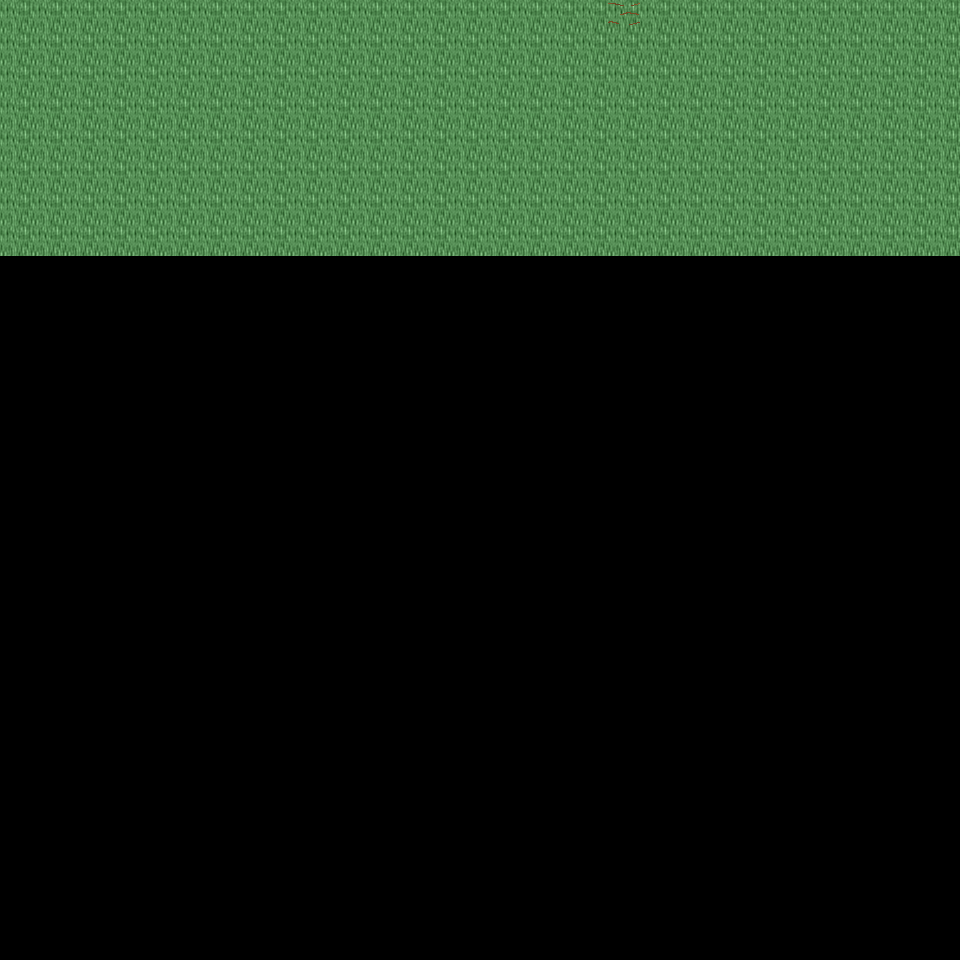

This is a level from a 2D game, rendered from its Tiled map with the project's own tilesets. A one-line summary and the map file follow, with tile-layer data summarised:
An orthogonal 30x30 tile map with 32x32 px tiles, 6 tile layers (Ground, Object, Object2, Above, ...), 50 tilesets and 3 objects (3x mapExit).

<map version="1.0" orientation="orthogonal" renderorder="right-down" width="30" height="30" tilewidth="32" tileheight="32" nextobjectid="4">
  <tileset firstgid="1" name="tileset_ground_ground" tilewidth="32" tileheight="32" tilecount="33" columns="3">
    <image source="../drawable/tileset_ground_ground.png" width="96" height="352" />
  </tileset>
  <tileset firstgid="34" name="tileset_building_castle" tilewidth="32" tileheight="32" tilecount="320" columns="20">
    <image source="../drawable/tileset_building_castle.png" width="640" height="512" />
  </tileset>
  <tileset firstgid="354" name="tileset_furniture_carpet_carpets_2" tilewidth="32" tileheight="32" tilecount="20" columns="4">
    <image source="../drawable/tileset_furniture_carpet_carpets_2.png" width="128" height="160" />
  </tileset>
  <tileset firstgid="374" name="tileset_ground_indoor_tiles" tilewidth="32" tileheight="32" tilecount="8" columns="2">
    <image source="../drawable/tileset_ground_indoor_tiles.png" width="64" height="128" />
  </tileset>
  <tileset firstgid="382" name="tileset_building_entrance_int_iron_bars" tilewidth="32" tileheight="32" tilecount="12" columns="3">
    <image source="../drawable/tileset_building_entrance_int_iron_bars.png" width="96" height="128" />
  </tileset>
  <tileset firstgid="394" name="tileset_plant_bush_hedge" tilewidth="32" tileheight="32" tilecount="35" columns="5">
    <image source="../drawable/tileset_plant_bush_hedge.png" width="160" height="224" />
  </tileset>
  <tileset firstgid="429" name="tileset_building_church" tilewidth="32" tileheight="32" tilecount="56" columns="8">
    <image source="../drawable/tileset_building_church.png" width="256" height="224" />
  </tileset>
  <tileset firstgid="485" name="tileset_logic_collision" tilewidth="32" tileheight="32" tilecount="1" columns="1">
    <image source="../drawable/tileset_logic_collision.png" width="32" height="32" />
  </tileset>
  <tileset firstgid="486" name="tileset_logic_item_vegetable" tilewidth="32" tileheight="32" tilecount="16" columns="8">
    <image source="../drawable/tileset_logic_item_vegetable.png" width="256" height="64" />
  </tileset>
  <tileset firstgid="502" name="tileset_ground_rock_rocks" tilewidth="32" tileheight="32" tilecount="4" columns="2">
    <image source="../drawable/tileset_ground_rock_rocks.png" width="64" height="64" />
  </tileset>
  <tileset firstgid="506" name="tileset_item_corpse_huge_animal" tilewidth="32" tileheight="32" tilecount="16" columns="2">
    <image source="../drawable/tileset_item_corpse_huge_animal.png" width="64" height="256" />
  </tileset>
  <tileset firstgid="522" name="tileset_plant_tree_dead_tree_4" tilewidth="32" tileheight="32" tilecount="20" columns="4">
    <image source="../drawable/tileset_plant_tree_dead_tree_4.png" width="128" height="160" />
  </tileset>
  <tileset firstgid="542" name="tileset_logic_creature_undead" tilewidth="32" tileheight="32" tilecount="16" columns="8">
    <image source="../drawable/tileset_logic_creature_undead.png" width="256" height="64" />
  </tileset>
  <tileset firstgid="558" name="tileset_plant_tree_dead_tree_2" tilewidth="32" tileheight="32" tilecount="20" columns="4">
    <image source="../drawable/tileset_plant_tree_dead_tree_2.png" width="128" height="160" />
  </tileset>
  <tileset firstgid="578" name="tileset_item_gothic_headstone_2" tilewidth="32" tileheight="32" tilecount="3" columns="1">
    <image source="../drawable/tileset_item_gothic_headstone_2.png" width="32" height="96" />
  </tileset>
  <tileset firstgid="581" name="tileset_building_house_3" tilewidth="32" tileheight="32" tilecount="48" columns="6">
    <image source="../drawable/tileset_building_house_3.png" width="192" height="256" />
  </tileset>
  <tileset firstgid="629" name="tileset_object_scarecrow" tilewidth="32" tileheight="32" tilecount="2" columns="1">
    <image source="../drawable/tileset_object_scarecrow.png" width="32" height="64" />
  </tileset>
  <tileset firstgid="631" name="tileset_plant_tree_fall_trees" tilewidth="32" tileheight="32" tilecount="40" columns="8">
    <image source="../drawable/tileset_plant_tree_fall_trees.png" width="256" height="160" />
  </tileset>
  <tileset firstgid="671" name="tileset_logic_creature_undead_fallen" tilewidth="32" tileheight="32" tilecount="16" columns="8">
    <image source="../drawable/tileset_logic_creature_undead_fallen.png" width="256" height="64" />
  </tileset>
  <tileset firstgid="687" name="tileset_building_decoration_orbpedestal" tilewidth="32" tileheight="32" tilecount="2" columns="1">
    <image source="../drawable/tileset_building_decoration_orbpedestal.png" width="32" height="64" />
  </tileset>
  <tileset firstgid="689" name="tileset_ground_rock_rocks_3" tilewidth="32" tileheight="32" tilecount="16" columns="4">
    <image source="../drawable/tileset_ground_rock_rocks_3.png" width="128" height="128" />
  </tileset>
  <tileset firstgid="705" name="tileset_plant_tree_chestnut_tree" tilewidth="32" tileheight="32" tilecount="20" columns="4">
    <image source="../drawable/tileset_plant_tree_chestnut_tree.png" width="128" height="160" />
  </tileset>
  <tileset firstgid="725" name="tileset_plant_stump_hollow_logs" tilewidth="32" tileheight="32" tilecount="6" columns="3">
    <image source="../drawable/tileset_plant_stump_hollow_logs.png" width="96" height="64" />
  </tileset>
  <tileset firstgid="731" name="tileset_logic_creature_golem" tilewidth="32" tileheight="32" tilecount="4" columns="4">
    <image source="../drawable/tileset_logic_creature_golem.png" width="128" height="32" />
  </tileset>
  <tileset firstgid="735" name="tileset_ground_grass_edges" tilewidth="32" tileheight="32" tilecount="36" columns="12">
    <image source="../drawable/tileset_ground_grass_edges.png" width="384" height="96" />
  </tileset>
  <tileset firstgid="771" name="tileset_ground_grass_corners" tilewidth="32" tileheight="32" tilecount="24" columns="6">
    <image source="../drawable/tileset_ground_grass_corners.png" width="192" height="128" />
  </tileset>
  <tileset firstgid="795" name="tileset_ground_water_pool" tilewidth="32" tileheight="32" tilecount="72" columns="3">
    <image source="../drawable/tileset_ground_water_pool.png" width="96" height="768" />
  </tileset>
  <tileset firstgid="867" name="tileset_ground_earth_edges" tilewidth="32" tileheight="32" tilecount="18" columns="6">
    <image source="../drawable/tileset_ground_earth_edges.png" width="192" height="96" />
  </tileset>
  <tileset firstgid="885" name="tileset_logic_creature_ent" tilewidth="32" tileheight="32" tilecount="4" columns="4">
    <image source="../drawable/tileset_logic_creature_ent.png" width="128" height="32" />
  </tileset>
  <tileset firstgid="889" name="tileset_plant_leaves" tilewidth="32" tileheight="32" tilecount="8" columns="4">
    <image source="../drawable/tileset_plant_leaves.png" width="128" height="64" />
  </tileset>
  <tileset firstgid="897" name="tileset_object_well_hoist" tilewidth="32" tileheight="32" tilecount="9" columns="3">
    <image source="../drawable/tileset_object_well_hoist.png" width="96" height="96" />
  </tileset>
  <tileset firstgid="906" name="tileset_building_stairs_grey_stone_stairs_down" tilewidth="32" tileheight="32" tilecount="6" columns="3">
    <image source="../drawable/tileset_building_stairs_grey_stone_stairs_down.png" width="96" height="64" />
  </tileset>
  <tileset firstgid="912" name="tileset_ground_green_paving" tilewidth="32" tileheight="32" tilecount="18" columns="3">
    <image source="../drawable/tileset_ground_green_paving.png" width="96" height="192" />
  </tileset>
  <tileset firstgid="930" name="tileset_plant_tree_tree_darkgreen" tilewidth="32" tileheight="32" tilecount="88" columns="8">
    <image source="../drawable/tileset_plant_tree_tree_darkgreen.png" width="256" height="352" />
  </tileset>
  <tileset firstgid="1018" name="tileset_light_dim_light_7x5" tilewidth="32" tileheight="32" tilecount="35" columns="7">
    <image source="../drawable/tileset_light_dim_light_7x5.png" width="224" height="160" />
  </tileset>
  <tileset firstgid="1053" name="tileset_furniture_light_lamp_bronze" tilewidth="32" tileheight="32" tilecount="3" columns="1">
    <image source="../drawable/tileset_furniture_light_lamp_bronze.png" width="32" height="96" />
  </tileset>
  <tileset firstgid="1056" name="tileset_light_light_5x5" tilewidth="32" tileheight="32" tilecount="25" columns="5">
    <image source="../drawable/tileset_light_light_5x5.png" width="160" height="160" />
  </tileset>
  <tileset firstgid="1081" name="tileset_plant_tree_pine_tree" tilewidth="32" tileheight="32" tilecount="20" columns="4">
    <image source="../drawable/tileset_plant_tree_pine_tree.png" width="128" height="160" />
  </tileset>
  <tileset firstgid="1101" name="tileset_plant_tree_pine_tree_1" tilewidth="32" tileheight="32" tilecount="20" columns="4">
    <image source="../drawable/tileset_plant_tree_pine_tree_1.png" width="128" height="160" />
  </tileset>
  <tileset firstgid="1121" name="tileset_furniture_chair_bench_wooden" tilewidth="32" tileheight="32" tilecount="8" columns="2">
    <image source="../drawable/tileset_furniture_chair_bench_wooden.png" width="64" height="128" />
  </tileset>
  <tileset firstgid="1129" name="tileset_plant_flower_flowers_mixed" tilewidth="32" tileheight="32" tilecount="16" columns="4">
    <image source="../drawable/tileset_plant_flower_flowers_mixed.png" width="128" height="128" />
  </tileset>
  <tileset firstgid="1145" name="tileset_building_thatched_roof_cottage1" tilewidth="32" tileheight="32" tilecount="20" columns="4">
    <image source="../drawable/tileset_building_thatched_roof_cottage1.png" width="128" height="160" />
  </tileset>
  <tileset firstgid="1165" name="tileset_item_blood_floor_stain" tilewidth="32" tileheight="32" tilecount="1" columns="1">
    <image source="../drawable/tileset_item_blood_floor_stain.png" width="32" height="32" />
  </tileset>
  <tileset firstgid="1166" name="tileset_item_firewood" tilewidth="32" tileheight="32" tilecount="12" columns="3">
    <image source="../drawable/tileset_item_firewood.png" width="96" height="128" />
  </tileset>
  <tileset firstgid="1178" name="tileset_item_gothic_headstone_1" tilewidth="32" tileheight="32" tilecount="1" columns="1">
    <image source="../drawable/tileset_item_gothic_headstone_1.png" width="32" height="32" />
  </tileset>
  <tileset firstgid="1179" name="tileset_item_gothic_tiny_headstone" tilewidth="32" tileheight="32" tilecount="1" columns="1">
    <image source="../drawable/tileset_item_gothic_tiny_headstone.png" width="32" height="32" />
  </tileset>
  <tileset firstgid="1180" name="tileset_plant_mosses" tilewidth="32" tileheight="32" tilecount="16" columns="4">
    <image source="../drawable/tileset_plant_mosses.png" width="128" height="128" />
  </tileset>
  <tileset firstgid="1196" name="tileset_building_fence_wooden_brown_fence" tilewidth="32" tileheight="32" tilecount="42" columns="7">
    <image source="../drawable/tileset_building_fence_wooden_brown_fence.png" width="224" height="192" />
  </tileset>
  <tileset firstgid="1238" name="tileset_logic_creature_undead_skeleton" tilewidth="32" tileheight="32" tilecount="6" columns="6">
    <image source="../drawable/tileset_logic_creature_undead_skeleton.png" width="192" height="32" />
  </tileset>
  <tileset firstgid="1244" name="tileset_logic_creature_undead_specter" tilewidth="32" tileheight="32" tilecount="6" columns="6">
    <image source="../drawable/tileset_logic_creature_undead_specter.png" width="192" height="32" />
  </tileset>
  <layer name="Ground" width="30" height="30">
    <data>[900 cells, 240 non-empty, 1 distinct tile ids]</data>
  </layer>
  <layer name="Object" width="30" height="30">
    <data>[900 cells, 1 non-empty, 1 distinct tile ids]</data>
  </layer>
  <layer name="Object2" width="30" height="30">
    <data>[900 cells, 0 non-empty, 0 distinct tile ids]</data>
  </layer>
  <layer name="Above" width="30" height="30">
    <data>[900 cells, 0 non-empty, 0 distinct tile ids]</data>
  </layer>
  <layer name="Above2" width="30" height="30">
    <data>[900 cells, 0 non-empty, 0 distinct tile ids]</data>
  </layer>
  <layer name="Walkable" width="30" height="30">
    <data>[900 cells, 0 non-empty, 0 distinct tile ids]</data>
  </layer>
  <objectgroup name="MapEvents">
    <object id="1" name="north" type="mapExit" x="0" y="0" width="960" height="32">
      <properties>
        <property name="map" value="level_0_x222_y62" />
        <property name="x" value="0" />
        <property name="y" value="28" />
      </properties>
    </object>
    <object id="2" name="west" type="mapExit" x="0" y="0" width="32" height="960">
      <properties>
        <property name="map" value="level_0_x221_y63" />
        <property name="x" value="28" />
        <property name="y" value="0" />
      </properties>
    </object>
    <object id="3" name="east" type="mapExit" x="928" y="0" width="32" height="960">
      <properties>
        <property name="map" value="level_0_x223_y63" />
        <property name="x" value="1" />
        <property name="y" value="0" />
      </properties>
    </object>
  </objectgroup>
</map>
